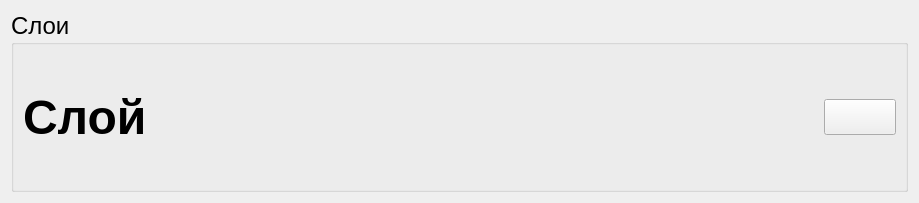
<?xml version="1.0" encoding="UTF-8"?>
<ui version="4.0">
 <class>Sloi</class>
 <widget class="QWidget" name="Sloi">
  <property name="geometry">
   <rect>
    <x>0</x>
    <y>0</y>
    <width>919</width>
    <height>203</height>
   </rect>
  </property>
  <property name="sizePolicy">
   <sizepolicy hsizetype="Preferred" vsizetype="Preferred">
    <horstretch>0</horstretch>
    <verstretch>0</verstretch>
   </sizepolicy>
  </property>
  <property name="windowTitle">
   <string>Form</string>
  </property>
  <layout class="QGridLayout" name="gridLayout">
   <item row="0" column="0">
    <widget class="QGroupBox" name="groupBox">
     <property name="font">
      <font>
       <pointsize>18</pointsize>
       <weight>50</weight>
       <bold>false</bold>
      </font>
     </property>
     <property name="styleSheet">
      <string notr="true"/>
     </property>
     <property name="title">
      <string>Слои</string>
     </property>
     <layout class="QHBoxLayout" name="horizontalLayout">
      <item>
       <widget class="QLabel" name="label">
        <property name="sizePolicy">
         <sizepolicy hsizetype="Expanding" vsizetype="Expanding">
          <horstretch>0</horstretch>
          <verstretch>0</verstretch>
         </sizepolicy>
        </property>
        <property name="font">
         <font>
          <family>Segoe UI Symbol</family>
          <pointsize>36</pointsize>
          <weight>75</weight>
          <bold>true</bold>
         </font>
        </property>
        <property name="text">
         <string>Слой</string>
        </property>
       </widget>
      </item>
      <item>
       <spacer name="horizontalSpacer">
        <property name="orientation">
         <enum>Qt::Horizontal</enum>
        </property>
        <property name="sizeHint" stdset="0">
         <size>
          <width>588</width>
          <height>88</height>
         </size>
        </property>
       </spacer>
      </item>
      <item>
       <widget class="QPushButton" name="deletesloy">
        <property name="sizePolicy">
         <sizepolicy hsizetype="Fixed" vsizetype="Fixed">
          <horstretch>0</horstretch>
          <verstretch>0</verstretch>
         </sizepolicy>
        </property>
        <property name="text">
         <string/>
        </property>
        <property name="icon">
         <iconset resource="../res/res.qrc">
          <normaloff>:/vector-line-black-icon.jpg</normaloff>:/vector-line-black-icon.jpg</iconset>
        </property>
        <property name="iconSize">
         <size>
          <width>100</width>
          <height>100</height>
         </size>
        </property>
       </widget>
      </item>
     </layout>
    </widget>
   </item>
  </layout>
 </widget>
 <resources>
  <include location="../res/res.qrc"/>
 </resources>
 <connections/>
</ui>
